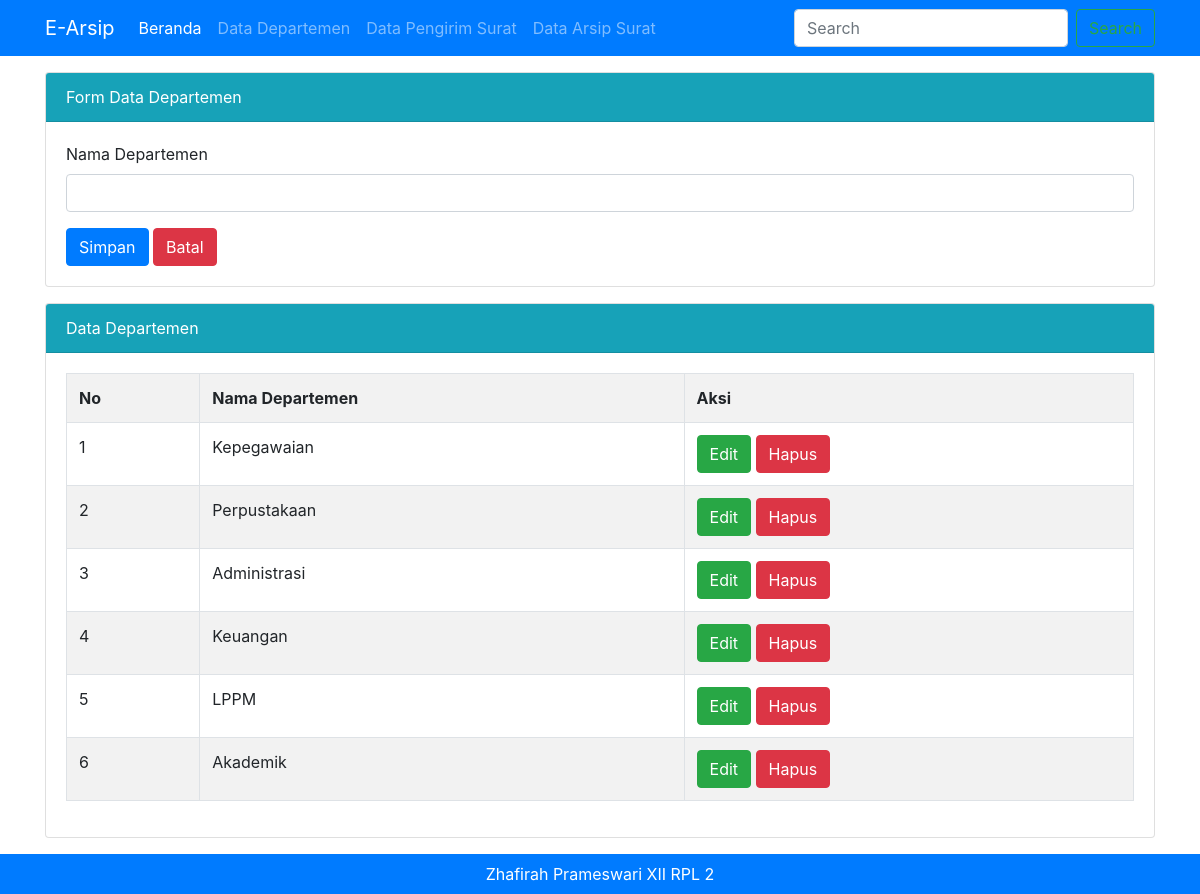
The app's page /admin.php?halaman=departemen (signed in) with its own data.
### tables this page shows
CREATE TABLE `tbl_departemen` (
  `id_departemen` int(11) NOT NULL,
  `nama_departemen` varchar(50) NOT NULL
);

### admin.php (called while the page is built, shortened)
<?php include "template/header.php"; ?>
<?php include "content.php"; ?>
<?php include "template/footer.php"; ?>

### modul/departemen/departemen.php (the view, shortened to what this page needs)
<div class="card mt-3">
    <div class="card-header bg-info text-white">
        Form Data Departemen
    </div>
    <div class="card-body">
        <form method="post" action="">
            <div class="form-group">
                <label for="nama_departemen">Nama Departemen</label>
                <input type="text" class="form-control" id="nama_departemen" name="nama_departemen" value="<?=@$vnama_departemen?>">
            </div>
            <button type="submit" name="bsimpan" class="btn btn-primary">Simpan</button>
            <button type="reset" name="bbatal" class="btn btn-danger">Batal</button>
        </form>
    </div>
</div>
<div class="card mt-3">
    <div class="card-header bg-info text-white">
        Data Departemen
    </div>
    <div class="card-body">
        <table class="table table-bordered table-hovered table-striped">
            <tr>
                <th>No</th>
                <th>Nama Departemen</th>
                <th>Aksi</th>
            </tr>
            <?php
                $tampil = mysqli_query($koneksi, "SELECT * from tbl_departemen order by id_departemen desc");
                $no = 1;
                while($data = mysqli_fetch_array($tampil)) :
            ?>
            <tr>
                <td><?=$no++?></td>
                <td><?=$data['nama_departemen']?></td>
                <td>
                    <a href="?halaman=departemen&hal=edit&id=<?=$data['id_departemen']?>" class="btn btn-success"> Edit </a>
                    <a href="?halaman=departemen&hal=hapus&id=<?=$data['id_departemen']?>" class="btn btn-danger" onclick="return confirm('Apakah yakin ingin menghapus data ini ?')"> Hapus </a>
                </td>
            </tr>
            <?php endwhile; ?>
        </table>
    </div>
</div>

### records on screen
tbl_departemen: nama_departemen "Kepegawaian"
tbl_departemen: nama_departemen "Perpustakaan"
tbl_departemen: nama_departemen "Administrasi"
tbl_departemen: nama_departemen "Keuangan"
tbl_departemen: nama_departemen "LPPM"
tbl_departemen: nama_departemen "Akademik"
